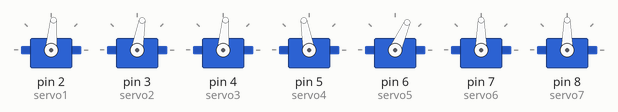
Simulated run of this sketch. Board: Arduino Mega 2560, built with avr-gcc and run on an emulated ATmega2560. Parts: 7 × servo.

Above: at 0.2 s.
Timing chart, 0 to 1.7 s (numbered marks = the images above):
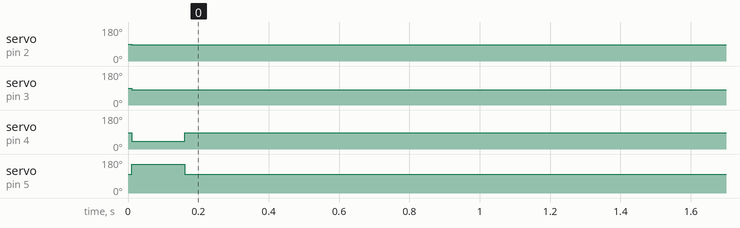

Measured:
- by itself, servo on pin 2 (servo1): 90° → 85° at 0.01 s
- by itself, servo on pin 3 (servo2): 90° → 80° at 0.01 s
- by itself, servo on pin 4 (servo3): 85° → 42° at 0.01 s, → 85° 0.15 s later
- by itself, servo on pin 5 (servo4): 100° → 153° at 0.01 s, → 100° 0.15 s later

The sketch:

001.ino
```cpp
#include <PWMServo.h>

PWMServo servo1;
PWMServo servo2;
PWMServo servo3;
PWMServo servo4;
PWMServo servo5;
PWMServo servo6;
PWMServo servo7;

unsigned long currentMillis;
unsigned long previousMillis = 0;        // set up timers
long interval = 10;                      // time constant for timer
int function;   // check value

float LFB;
float LLR;
float LT;
float LFBFiltered;
float LLRFiltered;
float LTFiltered;

float eyeball;
float eyeballPrev;

float jaw;
float neck1;
float neck2;
float neck3;

int lidFlag = 0;
unsigned long previousLidMillis = 0;        // set up timers

void setup() {
  servo1.attach(2);    // eyeball
  servo2.attach(3);    // eyeball
  servo3.attach(4);    // lid
  servo4.attach(5);    // lid
  servo5.attach(6);    // jaw
  servo6.attach(7);
  servo7.attach(8);

  servo1.write(90);     // default positions
  servo2.write(90);
  servo3.write(85);     // lid: 42 closed, 85 open
  servo4.write(100);    // lid: 148 closed,100 open
  servo5.write(66);     // jaw: 66 closed,120 open
  servo6.write(90);
  servo7.write(90);
  Serial1.begin(115200);
}

void loop() {

    if (Serial1.available() > 0){           // receive IMU data from serial IMU
        //Serial.println("data");
        function = Serial1.parseInt();
          if (function == 500) {                   // look for check value to check it's the start of the data
              LFB = Serial1.parseFloat();
              LLR = Serial1.parseFloat();
              LT = Serial1.parseFloat();
              if (Serial1.read() == '\n') {     // end of IMU data
              }
          }
     }

    currentMillis = millis();
    if (currentMillis - previousMillis >= interval) {       // start of timed loop
        previousMillis = currentMillis;

    LFBFiltered = filter(LFB, LFBFiltered,30);
    LLRFiltered = filter(LLR, LLRFiltered,30);
    LTFiltered = filter(LT, LTFiltered,20);

    // filter & scale stick
    eyeball = 90+(LTFiltered/5);
    servo1.write(eyeball-5);
    servo2.write(eyeball-10);

    // look for big changes and blink
    if (lidFlag == 0 && eyeball > eyeballPrev+2.5 || eyeball < eyeballPrev-2.5){
      lidFlag = 1;
    }
    if (lidFlag == 1) {
      servo3.write(42);     // 42 closed, 85 open
      servo4.write(153);    // 153 closed,100 open
      lidFlag = 2;
      previousLidMillis = currentMillis;
    }
    else if (lidFlag == 2 && currentMillis - previousLidMillis >= 150) {
      servo3.write(85);     // 42 closed, 85 open
      servo4.write(100);    // 148 closed,100 open
      lidFlag = 0;
    }
    eyeballPrev = eyeball;      // bookmark previous value

    jaw = abs(LLRFiltered/4);   // jaw servo value
    servo5.write(66 + jaw);     // jaw: 66 closed,120 open

    neck1 = LLRFiltered/4;
    neck2 = LLRFiltered/4;

    neck3 = LFBFiltered/4;

    servo6.write((90-neck1)-neck3);
    servo7.write((90-neck2)+neck3);


    }   // end of timed loop
}


// motion filter to filter motions and compliance

float filter(float prevValue, float currentValue, int filter) {
  float lengthFiltered =  (prevValue + (currentValue * filter)) / (filter + 1);
  return lengthFiltered;
}
```
